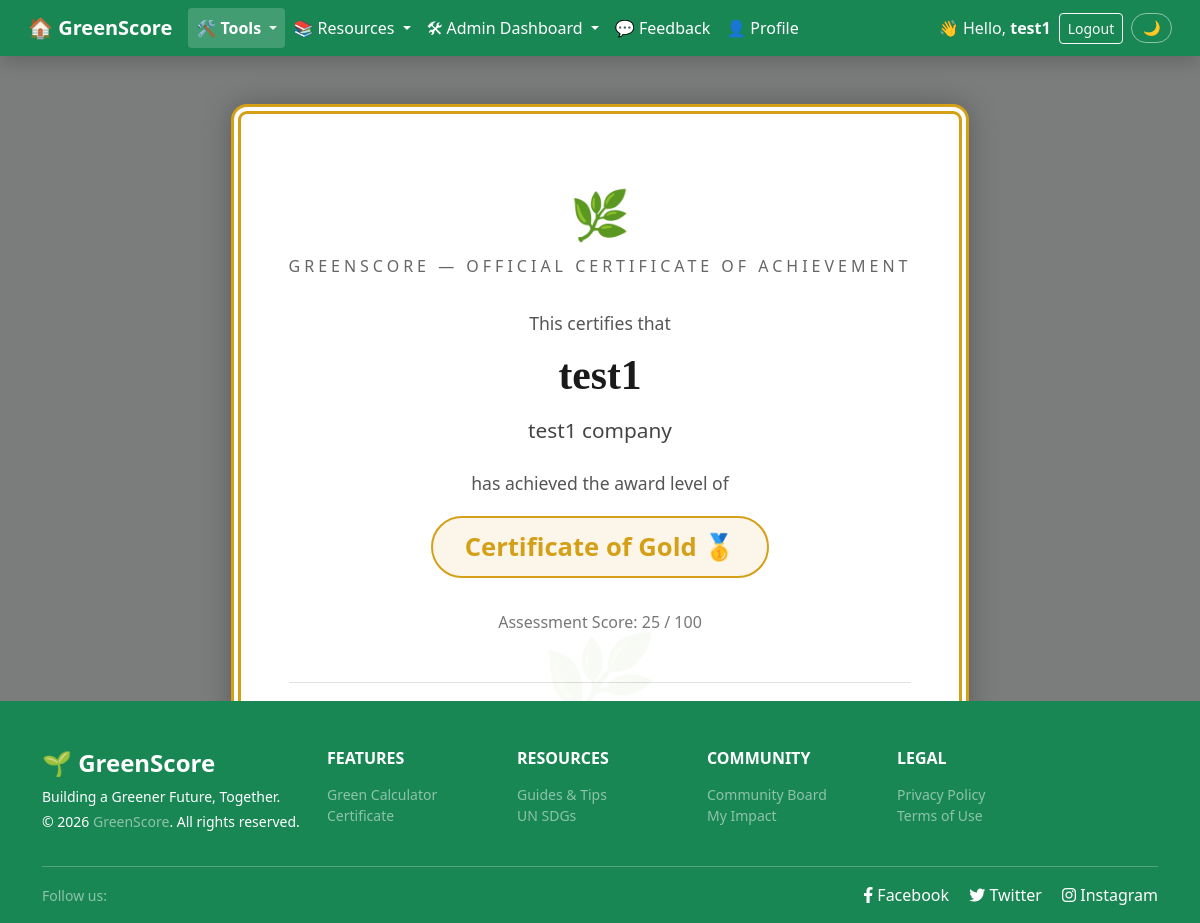
Screenshot of /pages/calculator/certificate_preview.php?id=129 (signed in) with the database file from the repository.
### tables this page shows
CREATE TABLE `green_calculator_results` (
  `id` int(10) UNSIGNED NOT NULL,
  `user_id` int(10) UNSIGNED NOT NULL,
  `total_score` int(11) NOT NULL,
  `green_count` int(11) NOT NULL,
  `amber_count` int(11) NOT NULL,
  `red_count` int(11) NOT NULL,
  `award_level` varchar(50) NOT NULL,
  `emoji` char(2) DEFAULT NULL,
  `feedback_message` text DEFAULT NULL,
  `shortfall` int(11) NOT NULL,
  `donation_cost` decimal(6,2) NOT NULL,
  `submitted_at` timestamp NOT NULL DEFAULT current_timestamp()
);

CREATE TABLE `new_users` (
  `id` int(10) UNSIGNED NOT NULL,
  `username` varchar(50) NOT NULL,
  `email` varchar(100) NOT NULL,
  `password` varchar(255) NOT NULL,
  `role` enum('admin','user') DEFAULT 'user',
  `created_at` timestamp NOT NULL DEFAULT current_timestamp(),
  `status` enum('active','inactive','deactivated') NOT NULL DEFAULT 'active',
  `company_name` varchar(100) DEFAULT NULL,
  `contact_person` varchar(100) DEFAULT NULL,
  `phone_number` varchar(20) DEFAULT NULL
);

### pages/calculator/certificate_preview.php (the view, shortened to what this page needs)
<?php
require_once ROOT_PATH . '/includes/connect_db.php';
$b        = BASE_URL;
$is_admin = isset($_SESSION['role']) && $_SESSION['role'] === 'admin';
$entry_id = (int) ($_GET['id'] ?? 0);
if ($is_admin) {
    $stmt = mysqli_prepare($link,
        "SELECT gcr.id, gcr.award_level, gcr.total_score, gcr.submitted_at,
                u.username, u.company_name
         FROM green_calculator_results gcr
         JOIN new_users u ON gcr.user_id = u.id
         WHERE gcr.id = ?"
    );
    mysqli_stmt_bind_param($stmt, 'i', $entry_id);
}
mysqli_stmt_execute($stmt);
$result = mysqli_stmt_get_result($stmt);
$cert   = mysqli_fetch_assoc($result);
$award       = htmlspecialchars($cert['award_level']);
$username    = htmlspecialchars($cert['username']);
$company     = htmlspecialchars($cert['company_name'] ?? 'Independent');
$score       = (int) $cert['total_score'];
$issued_date = date('F j, Y', strtotime($cert['submitted_at']));
$cert_ref    = 'GS-' . date('Y', strtotime($cert['submitted_at']))
             . '-' . str_pad($cert['id'], 6, '0', STR_PAD_LEFT);
?>
<!DOCTYPE html>
<html lang="en">
<head>
    <?php include ROOT_PATH . '/includes/head.php'; ?>
</head>
<body class="bg-page overlay-50"
      style="background-image: url('<?= $b ?>/assets/images/forest-hero.jpg');">
<?php include ROOT_PATH . '/includes/nav.php'; ?>
<div class="cert-page">
    <div>
        <div class="certificate">
            <div class="cert-watermark">🌿</div>
            <div class="cert-logo">🌿</div>
            <div class="cert-title">GreenScore — Official Certificate of Achievement</div>
            <div class="cert-body">
                <p>This certifies that</p>
                <div class="cert-name"><?= $username ?></div>
                <div class="cert-company"><?= $company ?></div>
                <p>has achieved the award level of</p>
                <div class="cert-award"><?= $award ?></div>
                <div class="cert-score">Assessment Score: <?= $score ?> / 100</div>
            </div>
            <div class="cert-footer">
                <div>
                    <strong>GreenScore</strong><br>
                    Sustainability Certification Programme<br>
                    <span class="ref"><?= $cert_ref ?></span>
                </div>
                <div style="text-align: right;">
                    Issued on<br>
                    <strong><?= $issued_date ?></strong>
                </div>
            </div>
        </div>
        <div class="action-bar">
            <button onclick="window.print()" class="btn btn-success btn-lg px-4">
            </button>
            <a href="<?= $b ?>/pages/calculator/certificate_history.php"
               class="btn btn-outline-light btn-lg px-4">
            </a>
        </div>
    </div>
</div>
<?php include ROOT_PATH . '/includes/footer.php'; ?>
</body>
</html>

### style.css (style rules this page uses)
:root { --green-primary: #198754; --green-light: #d4edda; --green-dark: #14532d; --gray-light: #f8f9fa; --text-dark: #212529; --white: #ffffff; --card-bg: rgba(255, 255, 255, 0.95); --card-radius: 1rem; --transition: 0.2s ease; }
*, *::before, *::after { box-sizing: border-box; }
html, body { height: 100%; margin: 0; padding: 0; }
body { font-family: 'Segoe UI', Tahoma, Geneva, Verdana, sans-serif; background-color: var(--gray-light); color: var(--text-dark); display: flex; flex-direction: column; }
body.bg-page { background-size: cover; background-position: center; background-repeat: no-repeat; background-attachment: fixed; position: relative; }
body.overlay-50::before, body.overlay-60::before { content: ''; position: fixed; inset: 0; z-index: 0; pointer-events: none; }
body.overlay-50::before { background: rgba(0, 0, 0, 0.5); }
.btn-success { background-color: var(--green-primary); border-color: var(--green-primary); transition: background var(--transition), border-color var(--transition), transform var(--transition); }
.certificate { background: var(--white); padding: 4rem 2rem; max-width: 900px; width: 100%; border: 12px double #4CAF50; border-radius: 20px; text-align: center; box-shadow: 0 0 30px rgba(0, 0, 0, 0.25); }

### rows the page displays
green_calculator_results: user.username "test1", user.company_name "test1 company", award_level "Certificate of Gold 🥇", total_score "25"

### other values shown
$_SESSION['username'] "test1"
